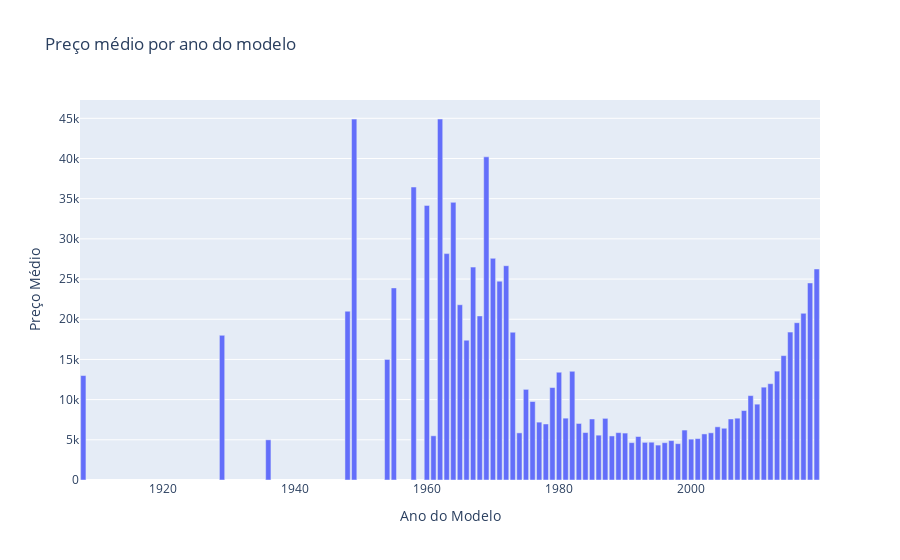

Notebook code for this chart:
### Code cell
df_mean_year = df.groupby('model_year')['price'].mean().reset_index(name='mean_price')

fig = px.bar(df_mean_year, x='model_year',
             y='mean_price',
             title='Preço médio por ano do modelo',
             labels={'model_year': 'Ano do Modelo', 'mean_price': 'Preço Médio'})
fig.show()

### Figure 1 — Plotly figure (JSON) as saved in the notebook; plotly's stock layout.template omitted (floating-point values rounded to 4 significant figures)
{"data": [{"hovertemplate": "Ano do Modelo=%{x}<br>Preço Médio=%{y}<extra></extra>", "legendgroup": "", "marker": {"color": "#636efa", "pattern": {"shape": ""}}, "name": "", "orientation": "v", "showlegend": false, "textposition": "auto", "type": "bar", "x": [1908, 1929, 1936, 1948, 1949, 1954, 1955, 1958, 1960, 1961, 1962, 1963, 1964, 1965, 1966, 1967, 1968, 1969, 1970, 1971, 1972, 1973, 1974, 1975, 1976, 1977, 1978, 1979, 1980, 1981, 1982, 1983, 1984, 1985, 1986, 1987, 1988, 1989, 1990, 1991, 1992, 1993, 1994, 1995, 1996, 1997, 1998, 1999, 2000, 2001, 2002, 2003, 2004, 2005, 2006, 2007, 2008, 2009, 2010, 2011, 2012, 2013, 2014, 2015, 2016, 2017, 2018, 2019], "xaxis": "x", "y": [13000.0, 18000.0, 5000.0, 21000.0, 44900.0, 15000.0, 23900.0, 36450.0, 34170.0, 5500.0, 44910.0, 28170.0, 34540.0, 21800.0, 17390.0, 26480.0, 20420.0, 40210.0, 27580.0, 24740.0, 26660.0, 18390.0, 5862.0, 11280.0, 9766.0, 7200.0, 6970.0, 11500.0, 13410.0, 7695.0, 13530.0, 7036.0, 5902.0, 7592.0, 5579.0, 7670.0, 5482.0, 5894.0, 5839.0, 4648.0, 5410.0, 4684.0, 4702.0, 4343.0, 4643.0, 4899.0, 4520.0, 6213.0, 5085.0, 5150.0, 5733.0, 5871.0, 6618.0, 6439.0, 7593.0, 7691.0, 8640.0, 10500.0, 9435.0, 11550.0, 11980.0, 13550.0, 15480.0, 18400.0, 19570.0, 20740.0, 24520.0, 26250.0], "yaxis": "y"}], "layout": {"barmode": "relative", "legend": {"tracegroupgap": 0}, "title": {"text": "Preço médio por ano do modelo"}, "xaxis": {"anchor": "y", "domain": [0, 1], "title": {"text": "Ano do Modelo"}}, "yaxis": {"anchor": "x", "domain": [0, 1], "title": {"text": "Preço Médio"}}}}
